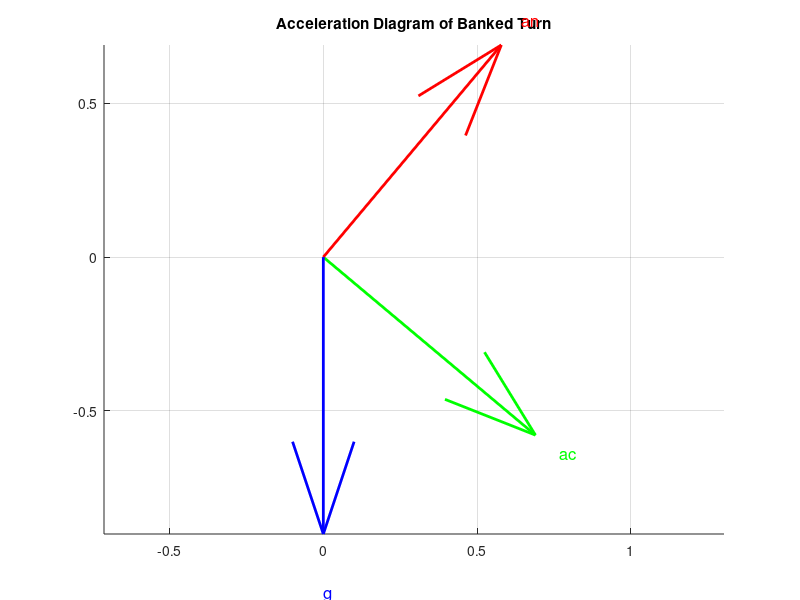

The MATLAB source for this figure:
figure;
hold on;
quiver(0, 0, cosd(40), -sind(40), 'g', 'LineWidth', 2); % Centripetal acceleration (ac)
quiver(0, 0, sind(40), cosd(40), 'r', 'LineWidth', 2); % Normal acceleration (an)
quiver(0, 0, 0, -1, 'b', 'LineWidth', 2); % Gravity (g)
text(cosd(40), -sind(40), 'ac', 'Color', 'g', 'FontSize', 12);
text(sind(40), cosd(40), 'an', 'Color', 'r', 'FontSize', 12);
text(0, -1.1, 'g', 'Color', 'b', 'FontSize', 12);
title('Acceleration Diagram of Banked Turn');
axis equal;
grid on;
